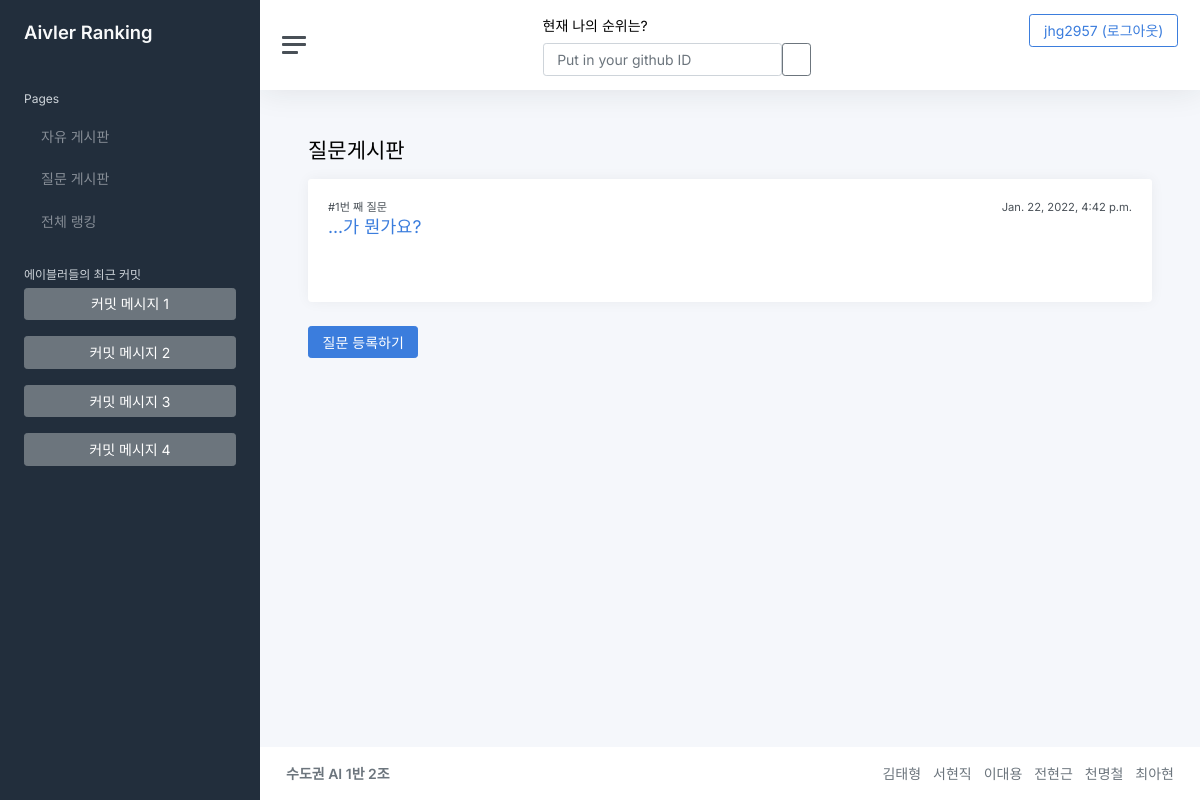
The app's page /qna/ (signed in) with its own data.
### qna/models.py (models this page shows, shortened)
class Question(models.Model):
    subject = models.CharField(max_length=200)
    content = models.TextField()
    pub_date = models.DateTimeField()

### qna/views.py (the view)
# urls.py: path('', views.index, name='index'),  # '/' 에 해당되는 path
def index(request):
    question_list = Question.objects.order_by('-pub_date')
    context = {
        'question_list': question_list
    }
    return render(request, 'qna/question_list.html', context)

### qna/templates/qna/question_list.html
{% extends "base.html" %}
{% block content %}
<h1 class="h3 mb-3">질문게시판</h1>
{% if question_list %}
{% for question in question_list %}
<div class="row">
    <div class="col-12">
        <div class="card">
            <div class="card-header">
                <div class='d-flex justify-content-between'>
                    <div>
                        <small>#{{ question.id }}번 째 질문 </small>
                    </div>
                    <div>
                        <small>{{ question.pub_date }}</small>
                    </div>
                </div>
                <h4>
                    <a href="{% url 'qna:detail' question.id %}">{{ question.subject }}</a>
                </h4>
            </div>
            <div class="card-body">
            </div>
        </div>
    </div>
</div>
{% endfor %}
{% else %}
<td colspan="3">질문이 없습니다.
    {% endif %}
    <a href="{% url 'qna:question_create' %}" class="btn btn-primary">
        질문 등록하기
    </a>
    {% endblock %}

### templates/navigation.html (shortened to what this page needs)
<nav class="navbar navbar-expand navbar-light navbar-bg">
  <a class="sidebar-toggle js-sidebar-toggle">
    <i class="hamburger align-self-center"></i>
  </a>
  <div class="navbar-collapse collapse">
    <ul class="navbar-nav w-100 justify-content-between">
      <li>
        <p class="h4" id="my_ranking_txt"><small>현재 나의 순위는?</small></p>{% include 'search_form.html' %}
      </li>
      <li>
        {% if user.is_authenticated %}
            <button class="btn btn-outline-primary" onclick="location.href ='{% url 'common:logout' %}'" >
                {{ user.username }} (로그아웃)
            </button>
        {% else %}
            <button class="btn btn-outline-primary" onclick="location.href ='{% url 'common:login' %}'" >
                로그인
            </button>
          {% endif %}
      </li>
    </ul>
  </div>
</nav>

### records on screen
Question: id "1", pub_date "Jan. 22, 2022, 4:42 p.m.", subject "...가 뭔가요?"

### other values on screen
{{ user.username }} "jhg2957"
